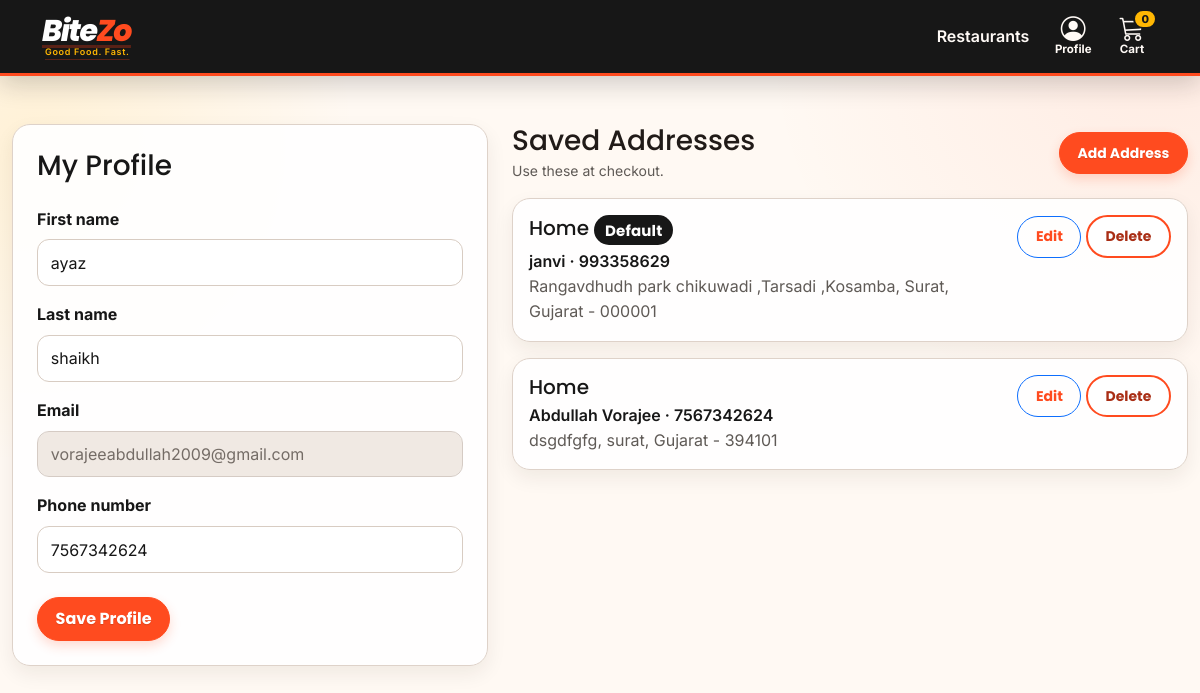
Page /customers/profile/ (signed in) on the committed database.
### customers/models.py (models this page shows, shortened)
class Customer(models.Model):
    user = models.OneToOneField(User, on_delete=models.CASCADE)
    phone = models.CharField(max_length=20)
    address = models.TextField()

class DeliveryAddress(models.Model):
    customer = models.ForeignKey(
        Customer,
        on_delete=models.CASCADE,
        related_name="delivery_addresses",
    )
    label = models.CharField(max_length=50, default="Home")
    recipient_name = models.CharField(max_length=150)
    phone = models.CharField(max_length=20)
    address_line = models.TextField()
    city = models.CharField(max_length=100)
    state = models.CharField(max_length=100)
    postal_code = models.CharField(max_length=20)
    is_default = models.BooleanField(default=False)
    created_at = models.DateTimeField(auto_now_add=True)
    class Meta:
        ordering = ["-is_default", "-created_at"]

### customers/views.py (the view, shortened to what this page needs)
# urls.py: path("profile/", views.profile, name="profile"),
@login_required
def profile(request):
    customer, _ = Customer.objects.get_or_create(
        user=request.user,
        defaults={"phone": "", "address": ""},
    )
    return render(request, "customers/profile.html", {
        "customer": customer,
        "addresses": customer.delivery_addresses.all(),
    })

### templates/customers/profile.html (shortened to what this page needs)
{% extends "base.html" %}
{% block content %}
<div class="row g-4">
    <div class="col-lg-5">
        <div class="card shadow-sm border-0 form-card">
            <div class="card-body p-4">
                <h3 class="mb-4">My Profile</h3>
                <form method="post">
                    <div class="mb-3">
                        <label class="form-label">First name</label>
                        <input type="text" name="first_name" class="form-control" value="{{ request.user.first_name }}">
                    </div>
                    <div class="mb-3">
                        <label class="form-label">Last name</label>
                        <input type="text" name="last_name" class="form-control" value="{{ request.user.last_name }}">
                    </div>
                    <div class="mb-3">
                        <label class="form-label">Email</label>
                        <input type="email" class="form-control" value="{{ request.user.email }}" disabled>
                    </div>
                    <div class="mb-4">
                        <label class="form-label">Phone number</label>
                        <input type="tel" name="phone" class="form-control" value="{{ customer.phone }}" maxlength="20">
                    </div>
                    <button class="btn btn-danger">Save Profile</button>
                </form>
            </div>
        </div>
    </div>
    <div class="col-lg-7">
        <div class="d-flex justify-content-between align-items-center mb-3">
            <div>
                <h3 class="mb-0">Saved Addresses</h3>
                <small class="text-muted">Use these at checkout.</small>
            </div>
            <a href="{% url 'address_create' %}" class="btn btn-danger btn-sm">Add Address</a>
        </div>
        {% for address in addresses %}
        <div class="card shadow-sm border-0 mb-3">
            <div class="card-body">
                <div class="d-flex justify-content-between gap-3">
                    <div>
                        <h5 class="mb-1">{{ address.label }}
                            {% if address.is_default %}<span class="badge bg-success">Default</span>{% endif %}
                        </h5>
                        <div class="fw-semibold">{{ address.recipient_name }} · {{ address.phone }}</div>
                        <div class="text-muted">{{ address.address_line }}, {{ address.city }}, {{ address.state }} - {{ address.postal_code }}</div>
                    </div>
                    <div class="text-nowrap">
                        <a href="{% url 'address_update' address.id %}" class="btn btn-outline-primary btn-sm">Edit</a>
                        <form method="post" action="{% url 'address_delete' address.id %}" class="d-inline">
                            <button class="btn btn-outline-danger btn-sm">Delete</button>
                        </form>
                    </div>
                </div>
            </div>
        </div>
        {% empty %}
        <div class="alert alert-info">No delivery addresses saved yet.</div>
        {% endfor %}
    </div>
</div>
{% endblock %}

### rows in the picture
Customer: phone "7567342624"
DeliveryAddress: label "Home", is_default "Default", recipient_name "janvi", phone "993358629", address_line "Rangavdhudh park chikuwadi ,Tarsadi ,Kosamba", city "Surat", state "Gujarat", postal_code "000001"
DeliveryAddress: label "Home", recipient_name "Abdullah Vorajee", phone "7567342624", address_line "dsgdfgfg", city "surat", state "Gujarat", postal_code "394101"

### other values in the picture
{{ request.session.cart_count|default:0 }} "0"
